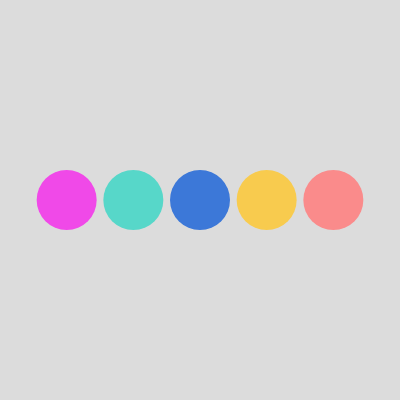
Frame 1 (no input)
Frame 60 (no input): identical to frame 1, image omitted
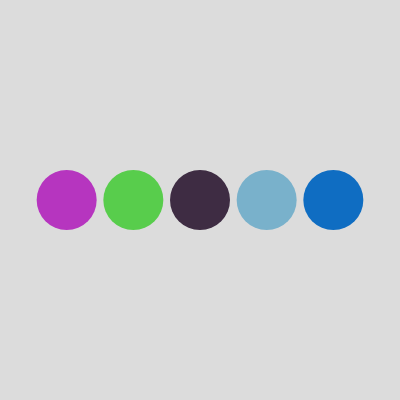
Frame 120 (the mouse pressed at the canvas centre since frame 60)

The p5.js sketch that drew these frames (run headless with seeded random() and noise() and a simulated clock; from frame 60 on, the mouse is pressed at the canvas centre):

// p5.js sketch
// ── sketch.js
// DM2008 — Activity 3a
// (Array Sampler, 25 min)

// 1. Create an array of colors (or other values)
//    You can make more than one array if you'd like
let palette = ["#F049E8", "#57D7C9", "#3c78d8", "#F8CB4E", "#FA8B8B"];

// 2. A variable to track the current index
let currentIndex = 0;

function setup() {
  createCanvas(400, 400);
  noStroke();
}

function draw() {
  background(220);

  // 3. Use the array value at currentIndex

  const spacing = width / (palette.length + 1);
  // Draw one circle for each palette color
  for (let i = 0; i < palette.length; i++) {
    fill(palette[i]); // use the i-th color
    const x = (i + 1) * spacing; // position from the loop index
    ellipse(x, height / 2, 60);
  }
}

// 4. Change the index when a mouse is pressed
function mousePressed() {
  for (let i = 0; i < palette.length; i++) {
    palette[i] = color(random(255), random(255), random(255));
  }
}

function keyPressed() {
  if (key == "a" || key == "A") {
    palette.push(color(random(255), random(255), random(255)));
  }
  if (key == "r" || key == "R") {
    if (palette.length > 0) {
      palette.splice(palette.length - 1, 1);
    }a
  }
}

/* 
TODOs for students:
1. Replace colors with your own data (positions, text, sizes, etc).
2. Try mousePressed() instead of keyPressed().
3. Use push() to add new items, or splice() to remove them, then check how the sketch adapts.
4. Try looping through an array to visualize all the items within it instead of accessing one item at a time.
*/
